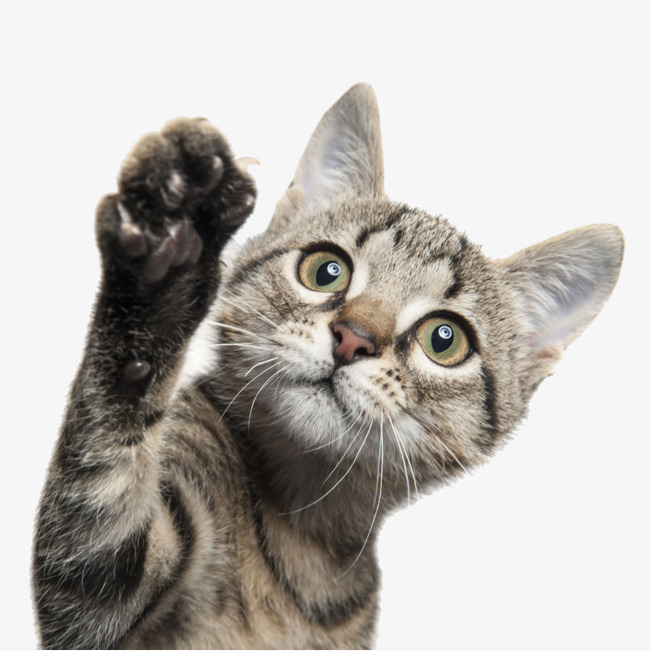
#> input picture OpenCV/images/1.jpg, 650 x 651 px
$ python '测试.py'
#> lines starting #> are read from the running program, lines starting #| are printed output that depends on the picture
import cv2
import numpy as np

image = cv2.imread('images/1.jpg')
#> image is the input picture: shape (651, 650, 3); mean B, G, R 178.1, 182.9, 186.6
# cv2.imshow('image', image)

旋转矩阵 = cv2.getRotationMatrix2D((0, 0), 45, 1)
旋转矩阵 = np.vstack((旋转矩阵, [0, 0, 1]))
原始矩阵 = np.array([[0.5, 0, 0], [0, 0.5, 0], [0, 0, 1]], dtype=np.float32)
平移矩阵 = np.array([[1, 0, 100], [0, 1, 100], [0, 0, 1]], dtype=np.float32)

m = np.dot(平移矩阵, 原始矩阵)
# m = np.dot(m, 旋转矩阵)
image1 = cv2.warpAffine(image, m[:2], (image.shape[1], image.shape[0]))
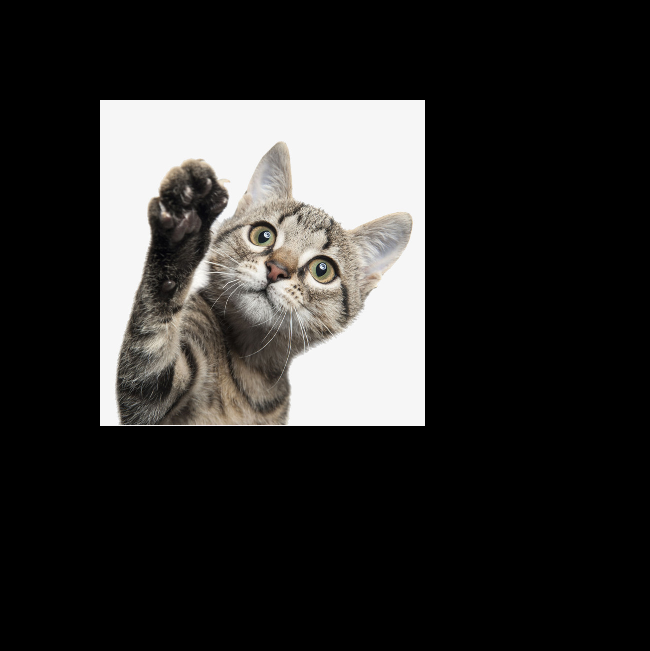
#> image1: shape (651, 650, 3); mean B, G, R 44.6, 45.8, 46.8
cv2.imshow('image1', image1)

M  = np.linalg.inv(m)
image2 = cv2.warpAffine(image1, M[:2], (image.shape[1], image.shape[0]))
cv2.imshow('image2', image2)


# [4 lines of commented-out code are left out]

cv2.waitKey(0)
cv2.destroyAllWindows()
